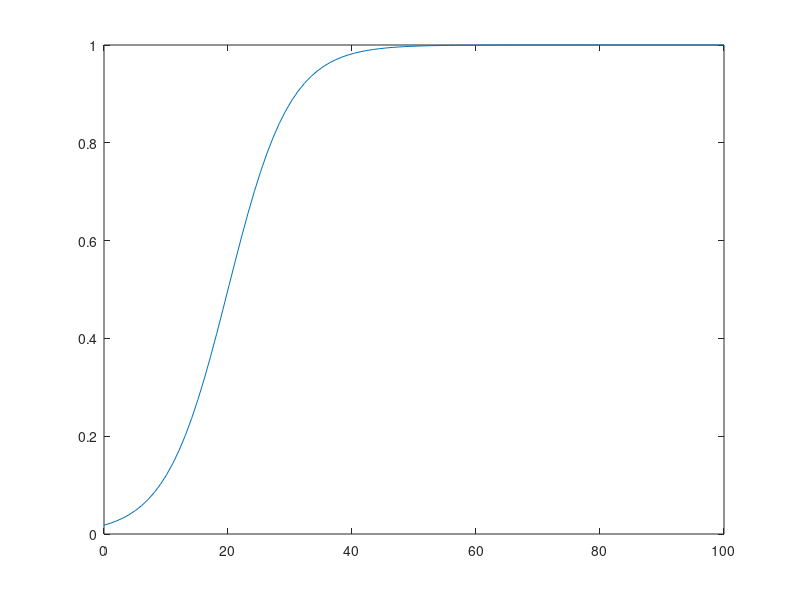

Here is the MATLAB script that generated this plot: (Note: this script raises an error after producing the figure.)
clear all
close all

% This file was used to analyse the fish model
x = zeros(100,1);
L=40;
r=1;
%rng(1234)

sigma = 5;
figure(1)
x_rng = linspace(0,100,100);
K = 1 ./ (1 + exp(-(x_rng-20)/sigma) );
plot(x_rng,K)


M = 10;
d = 0;      % No fishing for now

figure(2)
failure_counter = 0;
for iteration=1:1000
    x(1) = 14;
    for k = 1:100
        v = normrnd(0.2, 0.1^2);
        v = boundValue(v,[0,1]);
        gamma = normrnd(1, 0.6^2);
        delta = normrnd(1.1, 0.2^2);
        delta = boundValue(delta,[0,inf]);
    
        C = delta*d*M*x(k)/L;
        C=0;
    
        K = 1 / (1 + exp(-(x(k)-20)/sigma) );
        R = r*x(k)*(1- x(k)/L);
        R = max(R,0);
        x(k+1) = (1-v)*x(k) + gamma*R*K - C;
        x(k+1) = max(x(k+1),0);
        x(k+1) = round(x(k+1));
        x(k+1);
    end
    plot(x)
    if x(end)<10
        failure_counter = failure_counter +1;
    end
    hold on
end
failure_counter/1000
% Population crashes below 13: We desire to end up with at least 13 in the end of
% the simulation so that population might recover. If we go below, catch
% what is left.

